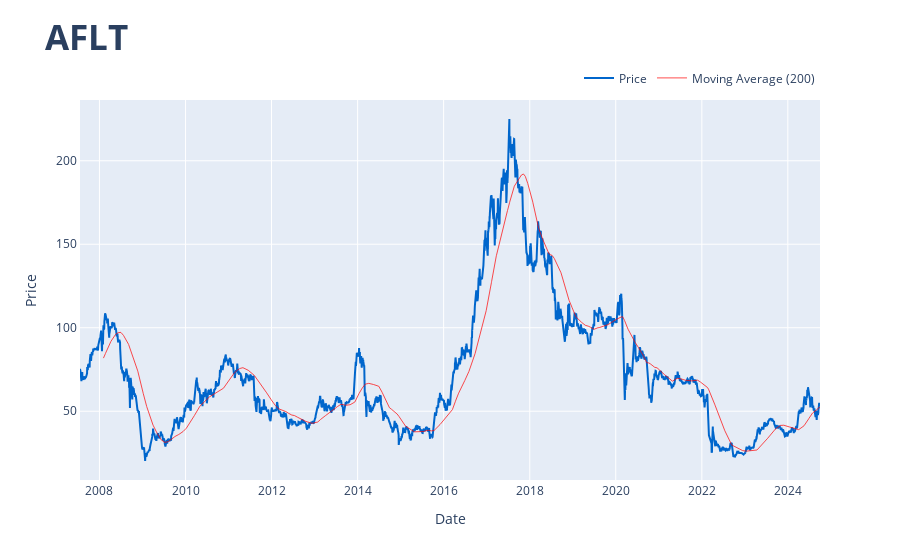

Notebook cell for this chart:
### Code cell
# plot graphic

plot_plotly_stock_df(stock_df, stock_symbol, 200)

### Figure 1 — Plotly figure (JSON) as saved in the notebook; plotly's stock layout.template omitted (floating-point values rounded to 4 significant figures; data arrays with more than 128 entries replaced by an {"elided": "..."} marker saying what was removed)
{"data": [{"line": {"color": "#0066cc"}, "name": "Price", "type": "scatter", "x": {"elided": "6283 str values"}, "y": {"elided": "6283 float values"}, "yaxis": "y"}, {"line": {"color": "red", "width": 0.7}, "name": "Moving Average (200)", "type": "scatter", "x": {"elided": "6283 str values"}, "y": {"elided": "6283 float values"}, "yaxis": "y"}], "layout": {"legend": {"orientation": "h", "x": 1, "xanchor": "right", "y": 1.02, "yanchor": "bottom"}, "title": {"font": {"size": 35, "weight": "bold"}, "text": "AFLT"}, "xaxis": {"showline": true, "title": {"text": "Date"}}, "yaxis": {"anchor": "x", "showgrid": true, "showline": true, "side": "left", "title": {"text": "Price"}, "zeroline": true}}}
